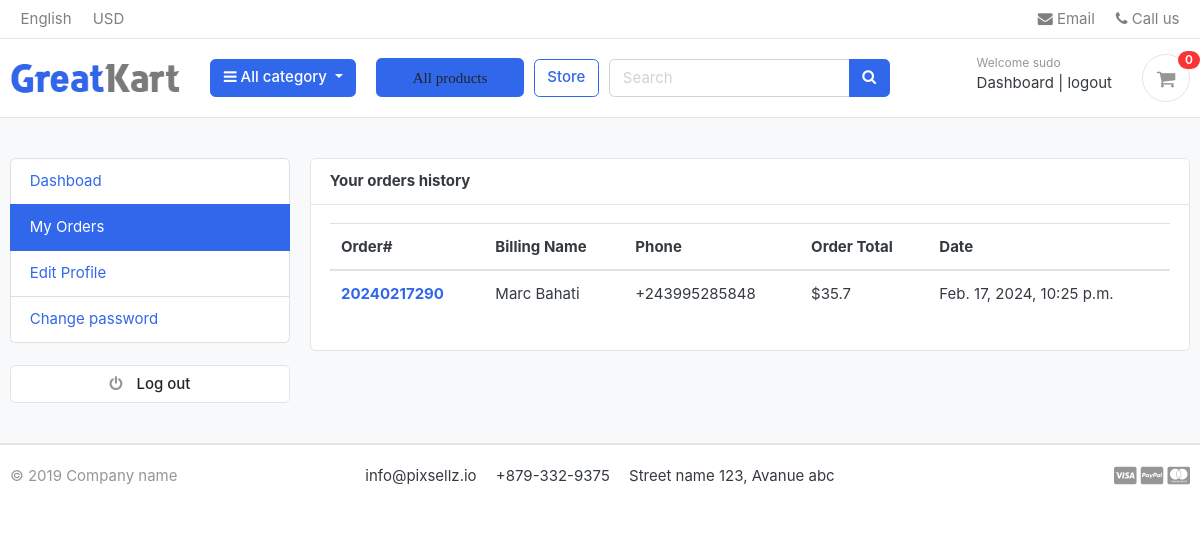
/accounts/my_orders/ (signed in), run on the app's committed database.
### accounts/models.py (models this page shows, shortened)
class Accounts(AbstractBaseUser):
    first_name=models.CharField(max_length=50)
    last_name=models.CharField(max_length=50)
    username=models.CharField(max_length=50, unique=True)
    email=models.EmailField(max_length=100,unique=True)
    phone_number=models.CharField(max_length=50)
    date_join=models.DateTimeField(auto_now_add=True)
    last_login=models.DateTimeField(auto_now_add=True)
    is_admin=models.BooleanField(default=False)
    is_staff=models.BooleanField(default=False)
    is_active=models.BooleanField(default=False)
    is_superadmin=models.BooleanField(default=False)
    USERNAME_FIELD='email'
    REQUIRED_FIELDS=['username','first_name','last_name']
    objects=MyAccountManager()

### orders/models.py (models this page shows, shortened)
class Order(models.Model):
    STATUS = (
        ('New','New'),
        ('Accepted','Accepted'),
        ('Completed','Completed'),
        ('Cancelled','Cancelled'),
    )
    user=models.ForeignKey(Accounts,on_delete=models.SET_NULL,null=True)
    payment = models.ForeignKey(Payment, on_delete=models.SET_NULL, null=True, blank=True)
    order_number=models.CharField(max_length=20)
    first_name=models.CharField(max_length=50)
    last_name=models.CharField(max_length=50)
    phone=models.CharField(max_length=15)
    email=models.EmailField(max_length=50)
    address_line_1=models.CharField(max_length=50)
    address_line_2=models.CharField(max_length=50,blank=True)
    country=models.CharField(max_length=50)
    state=models.CharField(max_length=50)
    city=models.CharField(max_length=50)
    order_note=models.CharField(max_length=100,blank=True)
    order_total=models.FloatField()
    tax=models.FloatField()
    status=models.CharField(max_length=100,choices=STATUS,default='New')
    ip=models.CharField(max_length=20,blank=True)
    is_ordered=models.BooleanField(default=False)
    created_at=models.DateTimeField(auto_now_add=True)
    updated_at=models.DateTimeField(auto_now=True)
    def full_name(self):
        return f'{self.first_name} {self.last_name}'

### accounts/views.py (the view)
# urls.py: path('accounts/my_orders/',views.my_orders,name="my_orders"),
@login_required(login_url='login')
def my_orders(request):
    orders=Order.objects.filter(user=request.user,is_ordered=True).order_by('-created_at')
    path = request.path
    context={
        'orders':orders,
        'path':path
    }
    return render(request,'accounts/my_orders.html',context,)

### carts/context_processors.py (called while the page is built)
def counter(request):
    cart_count=0
    if 'admin' in request.path:
        return {}
    else:
        try:
            cart=Cart.objects.filter(cart_id=_cart_id(request))
            if request.user.is_authenticated:
                cart_items = CartItem.objects.all().filter(user=request.user)
            else:
                cart_items = CartItem.objects.all().filter(cart=cart[:1])
            for cart_item in cart_items:
                cart_count += cart_item.quantity
        except Cart.DoesNotExist:
            cart_count=0
    return dict(cart_count = cart_count)

### carts/views.py (called while the page is built)
def _cart_id(request):
    cart = request.session.session_key
    if not cart:
        request.session.create()
        cart = request.session.session_key
    return cart

### category/context_processor.py (called while the page is built)
def menu_link(request):
    links = category.objects.all()
    return dict(links=links)

### category/models.py (called while the page is built)
    def get_url(self):
        return reverse('products_by_category',args=[self.slug])

### e_commerce/templates/accounts/my_orders.html (shortened to what this page needs)
{% extends 'base.html' %}
{% block content %}
<section class="section-conten padding-y bg">
    <div class="container">
        <div class="row">
            {% include 'includes/dashboad_sidebar.html'%}
        <main class="col-md-9">
            <article class="card">
            <header class="card-header">
                <strong class="d-inline-block mr-3">Your orders history</strong>
            </header>
            <div class="card-body">
                <div class="row">
                    <div class="col-md-12">
                        <table class="table table-hover">
                            <thead>
                              <tr>
                                <th scope="col">Order#</th>
                                <th scope="col">Billing Name</th>
                                <th scope="col">Phone</th>
                                <th scope="col">Order Total</th>
                                <th scope="col">Date</th>
                              </tr>
                            </thead>
                            <tbody>
                                {% for order in orders %}
                              <tr>
                                <th scope="row"><a href="{% url 'order_detail' order.order_number %}">{{order.order_number}}</a></th>
                                <td>{{ order.full_name }}</td>
                                <td>{{ order.phone }}</td>
                                <td>${{ order.order_total }}</td>
                                <td>{{ order.created_at }}</td>
                              </tr>
                                    {% endfor %}
                            </tbody>
                          </table>
                </div>
            </div>
            </article>
        </main>
    </div>
    </div>
    </section>
{% endblock %}

### e_commerce/templates/includes/navbar.html (shortened to what this page needs)
{% load static %}
<header class="section-header">
    <nav class="navbar p-md-0 navbar-expand-sm navbar-light border-bottom">
    <div class="container">
      <div class="collapse navbar-collapse" id="navbarTop4">
        <ul class="navbar-nav mr-auto">
            <li class="nav-item dropdown">
                 <a href="#" class="nav-link">   English </a>
            </li>
            <li class="nav-item dropdown">
                <a href="#" class="nav-link"> USD </a>
            </li>
        </ul>
        <ul class="navbar-nav">
            <li><a href="#" class="nav-link"> <i class="fa fa-envelope"></i> Email </a></li>
            <li><a href="#" class="nav-link"> <i class="fa fa-phone"></i> Call us </a></li>
        </ul>
      </div>
    </div>
    </nav>
    <section class="header-main border-bottom">
        <div class="container">
    <div class="row align-items-center">
        <div class="col-lg-2 col-md-3 col-6">
            <a href="{% url 'home'%}" class="brand-wrap">
                <img class="logo" src="{%static './images/logo.png'%}">
            </a>
        </div>
        <div class="col-lg col-sm col-md col-6 flex-grow-0">
            <div class="category-wrap dropdown d-inline-block float-right">
                <button type="button" class="btn btn-primary dropdown-toggle" data-toggle="dropdown">
                    <i class="fa fa-bars"></i> All category
                </button>
            </div>
        </div>
        <div class="col-lg col-sm col-md col-6 flex-grow-0">
            <div class="category-wrap float-right">
                <button type="button" class="btn btn-primary ">
                    <i class="fa"><a class="dropdown-item" href="{% url 'store'%}">All products</a></i>
                </button>
            </div>
        </div>
        <a href="{% url 'store' %}" class="btn btn-outline-primary">Store</a>
        <div class="col-lg  col-md-6 col-sm-12 col">
            <form action="{% url 'search' %}" class="search" method='GET'>
                <div class="input-group w-100">
                    <input type="text" class="form-control" style="width:60%;" placeholder="Search" name="keyword">
                    <div class="input-group-append">
                      <button class="btn btn-primary" type="submit">
                        <i class="fa fa-search"></i>
                      </button>
                    </div>
                </div>
            </form>
        </div>
        <div class="col-lg-3 col-sm-6 col-8 order-2 order-lg-3">
                    <div class="d-flex justify-content-end mb-3 mb-lg-0">
                        {% if user.id is None %}
                        <div class="widget-header">
                            <small class="title text-muted">Welcome guest!</small>
                            <div>
                                <a href="{% url 'login' %}">Sign in</a> <span class="dark-transp"> | </span>
                                <a href="{% url 'register' %}"> Register</a>
                            </div>
                        </div>
                        {% else %}
                        <div class="widget-header">
                            <small class="title text-muted">Welcome {{ user.first_name }}</small>
                            <div>
                                <a href="{% url 'dashboard'%}">Dashboard</a> <span class="dark-transp"> | </span>
                                <a href="{% url 'logout' %}"> logout</a>
                            </div>
                        </div>
                        {% endif %}
                        <a href="{% url 'cart' %}" class="widget-header pl-3 ml-3">
                            <div class="icon icon-sm rounded-circle border"><i class="fa fa-shopping-cart"></i></div>
                            <span class="badge badge-pill badge-danger notify">{{ cart_count }}</span>
                        </a>
                    </div>
                </div>
    </div>
        </div>
    </section>
    </header>

### e_commerce/static/css/ui.css (style rules this page uses)
html { font-family: "Inter", sans-serif; font-size: 15px; }
.icon-xs, .icon-sm, .icon-md, .icon-lg { display: inline-block; text-align: center; flex-shrink: 0; flex-grow: 0; }
.icon-sm { width: 48px; height: 48px; line-height: 48px !important; font-size: 20px; }
.padding-y { padding-top: 40px; padding-bottom: 40px; }
article:after, .form-group:after { display: block; clear: both; content: ""; }
.bg { background-color: #f8f9fa; }
.header-main { position: relative; padding-top: 1rem; padding-bottom: 1rem; }
.brand-wrap .logo, .navbar-brand .logo { margin-right: 7px; max-height: 42px; display: inline-block; }
.widget-header { display: inline-block; vertical-align: middle; position: relative; }
.widget-header a { color: #343a40; }
.widget-header i { color: #969696; }
.widget-header .title { display: block; }
.widget-header .notify { position: absolute; top: -3px; right: -10px; }
.notify { position: absolute; top: -4px; right: -10px; display: inline-block; padding: 0.25em 0.6em; font-size: 12px; line-height: 1; text-align: center; border-radius: 3rem; color: #fff; background-color: #fa3434; }

### data on the page
Accounts: first_name "sudo"
Order: order_number "20240217290", full_name "Marc Bahati", phone "+243995285848", order_total "35.7", created_at "Feb. 17, 2024, 10:25 p.m."

### other printed values
{{ cart_count }} "0"
